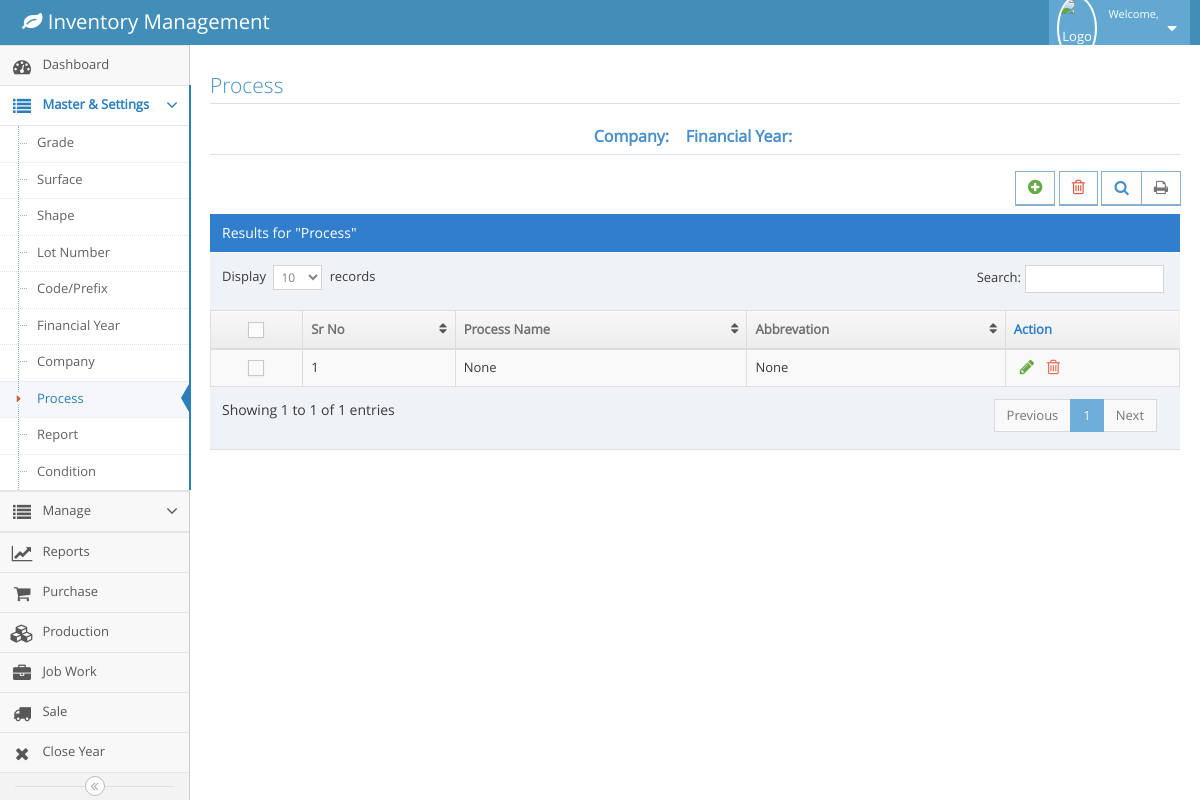
Before: /process.php (signed in) with the older database file.
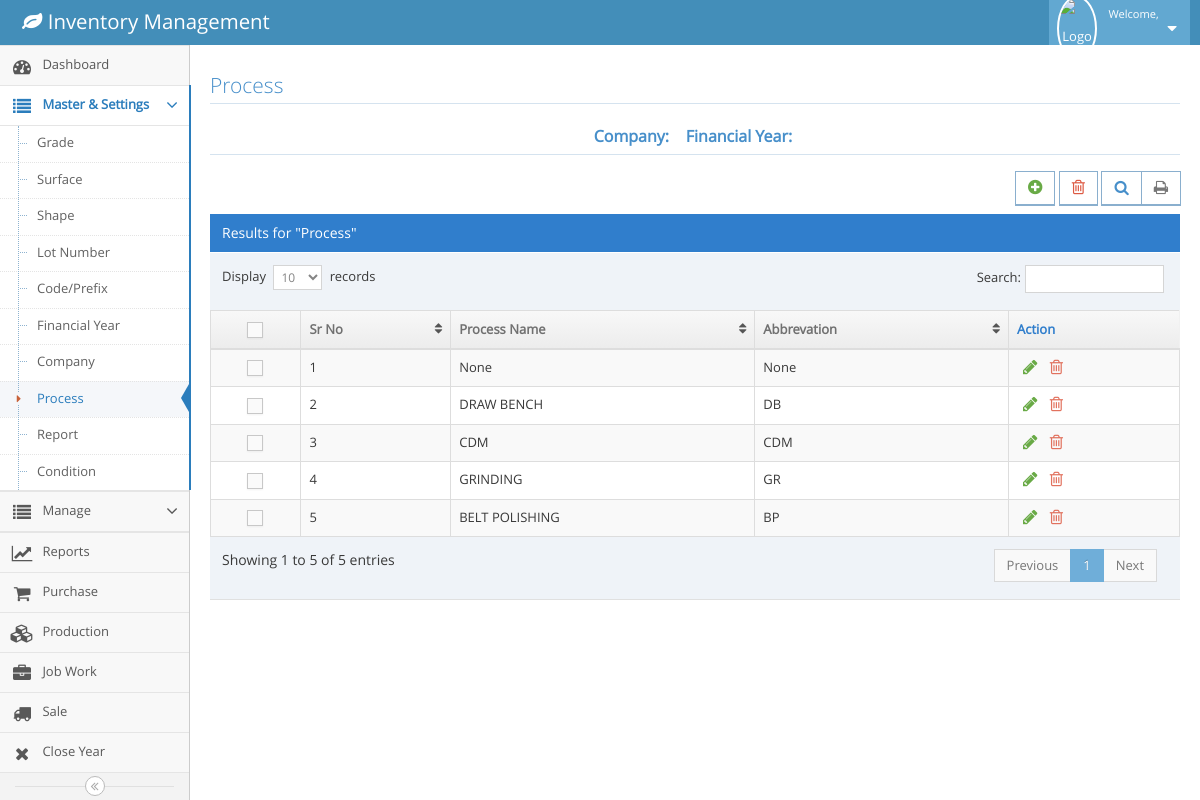
After: the same page with the newer database file.
### tables this page shows
CREATE TABLE `m_process` (
  `id` int(11) NOT NULL,
  `processName` varchar(500) NOT NULL,
  `abbrevation` varchar(500) NOT NULL,
  `createdOn` timestamp NOT NULL DEFAULT CURRENT_TIMESTAMP
);

### process.php (the view, shortened to what this page needs)
<!DOCTYPE html>
<?php
  include('config.php');
  $fy=$_SESSION['fy'];
  $company=$_SESSION['cname'];
?>
<html lang="en">
	<head>
		<link rel="stylesheet" href="assets/css/bootstrap.min.css" />
		<link rel="stylesheet" href="assets/font-awesome/4.5.0/css/font-awesome.min.css" />
		<link rel="stylesheet" href="assets/css/ace.min.css" class="ace-main-stylesheet" id="main-ace-style" />
		<link rel="stylesheet" href="assets/css/ace-skins.min.css" />
		<link rel="stylesheet" href="assets/css/ace-rtl.min.css" />
		<link rel="stylesheet" href="assets/css/jquery-confirm.css" />
	</head>
	<body class="no-skin">
		<?php include('navbar.php') ?>
		<div class="main-container ace-save-state" id="main-container">
			<?php include('menubar.php') ?>
			<div class="main-content">
				<div class="main-content-inner">
					<div class="page-content">
								<div class="row">
									<div class="col-xs-12">
										<h3 class="header smaller lighter blue">Process</h3>
										<h5 class="header blue lighter bigger" align="center">
												<b>Company:&nbsp; <?php echo $company ?>  &nbsp;
												Financial Year:&nbsp; <?php echo $fy ?> </b>
											</h5>
										<div class="clearfix">
											<div class="pull-right tableTools-container">
												<div class="btn btn-white btn-primary btn-bold">
													<a class="blue" href="#" data-toggle="tooltip" title="Add" id="myBtn" class="btn btn-primary btn-lg" data-toggle="modal" data-target="#myModal">
														<i class="ace-icon fa fa-plus-circle bigger-120 green"></i>
													</a>
												</div>
												<div class="btn btn-white btn-primary btn-bold">
													<a class="blue" href="" data-toggle="tooltip" title="Delete">
														<i class="ace-icon fa fa-trash-o bigger-120 red"></i>
													</a>
												</div>
											</div>
										</div>
										<div class="table-header">
											Results for "Process"
										</div>
										<div>
											<table id="dynamic-table" class="table table-striped table-bordered table-hover">
												<thead>
													<tr>
														<th class="center">
															<label class="pos-rel">
																<span class="lbl"></span>
															</label>
														</th>
														<th>Sr No</th>
														<th>Process Name</th>
														<th>Abbrevation</th>
														<th>Action</th>
													</tr>
												</thead>
												<tbody>
													<?php
									            		$query=mysqli_query($conn,"select * from m_process");
															$count=0;
															while($row=mysqli_fetch_array($query))
															{
																$count++;
																$id=$row['id'];
																$pname=$row['processName'];
																$abbrevation=$row['abbrevation'];
															?>
													<tr >
														<td class="center">
															<label class="pos-rel">
																<span class="lbl"></span>
															</label>
														</td>
														<td class="edit" id="<?php echo $id; ?>">
															<?php echo $count;?></td>
														<td class="edit" id="<?php echo $pname;?>" >
															<?php echo $pname;?>
														</td>
														<td class="edit" id="<?php echo $abbrevation;?>" >
															<?php echo $abbrevation;?>
														</td>
														<td>
															<div class="hidden-sm hidden-xs action-buttons">
																<button class="green" style="background-color: Transparent; border: none;outline:none;" data-toggle="tooltip" title="Edit" class="btn btn-primary btn-lg" data-toggle="modal" data-target="#myModal1">
																	<i class="ace-icon fa fa-pencil bigger-130"></i>
																</button>
																<a class="red" data-toggle="tooltip" title="Delete" href="deleteprocess.php?id=<?php echo $id;?>">
																	<i class="ace-icon fa fa-trash-o bigger-130"></i>
																</a>
															</div>
														</td>
													</tr>
													<?php
													}
												?>
													</tbody>
												</table>
											</div>
										</div>
									</div>
							</div>
						</div>
					</div>
		</div>
	</body>
</html>

Changed rows visible on the page:
added m_process: processName "DRAW BENCH", abbrevation "DB"
added m_process: processName "CDM", abbrevation "CDM"
added m_process: processName "GRINDING", abbrevation "GR"
added m_process: processName "BELT POLISHING", abbrevation "BP"
Other visible differences:
text written by a page script: "Display records Search: Showing 1 to 1 of 1 entries Previous 1 Next" → "Display records Search: Showing 1 to 5 of 5 entries Previous 1 Next"
